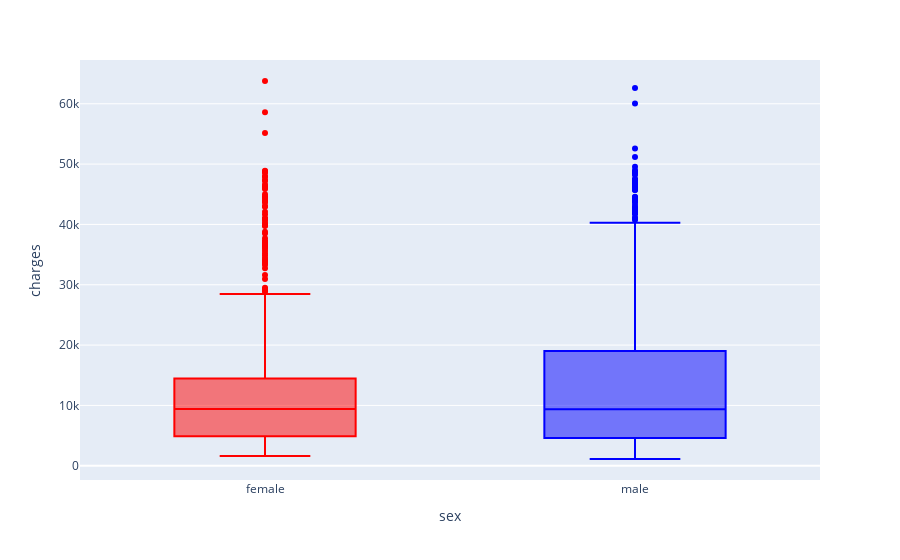

Notebook source saved alongside this figure:
### Markdown cell above
#### 2.2 How does sex affect the charges?

### Code cell
fig = px.box(df, x='sex', y='charges', color='sex', color_discrete_sequence=['red', 'blue'])
fig.update_layout(showlegend=False)
fig.show()

### Figure 1 — Plotly figure (JSON) as saved in the notebook; plotly's stock layout.template omitted (floating-point values rounded to 4 significant figures; data arrays with more than 128 entries replaced by an {"elided": "..."} marker saying what was removed)
{"data": [{"alignmentgroup": "True", "hovertemplate": "sex=%{x}<br>charges=%{y}<extra></extra>", "legendgroup": "female", "marker": {"color": "red"}, "name": "female", "notched": false, "offsetgroup": "female", "orientation": "v", "showlegend": true, "type": "box", "x": {"elided": "662 str values"}, "x0": " ", "xaxis": "x", "y": {"elided": "662 float values"}, "y0": " ", "yaxis": "y"}, {"alignmentgroup": "True", "hovertemplate": "sex=%{x}<br>charges=%{y}<extra></extra>", "legendgroup": "male", "marker": {"color": "blue"}, "name": "male", "notched": false, "offsetgroup": "male", "orientation": "v", "showlegend": true, "type": "box", "x": {"elided": "676 str values"}, "x0": " ", "xaxis": "x", "y": {"elided": "676 float values"}, "y0": " ", "yaxis": "y"}], "layout": {"boxmode": "overlay", "legend": {"title": {"text": "sex"}, "tracegroupgap": 0}, "margin": {"t": 60}, "showlegend": false, "xaxis": {"anchor": "y", "categoryarray": ["female", "male"], "categoryorder": "array", "domain": [0, 1], "title": {"text": "sex"}}, "yaxis": {"anchor": "x", "domain": [0, 1], "title": {"text": "charges"}}}}
